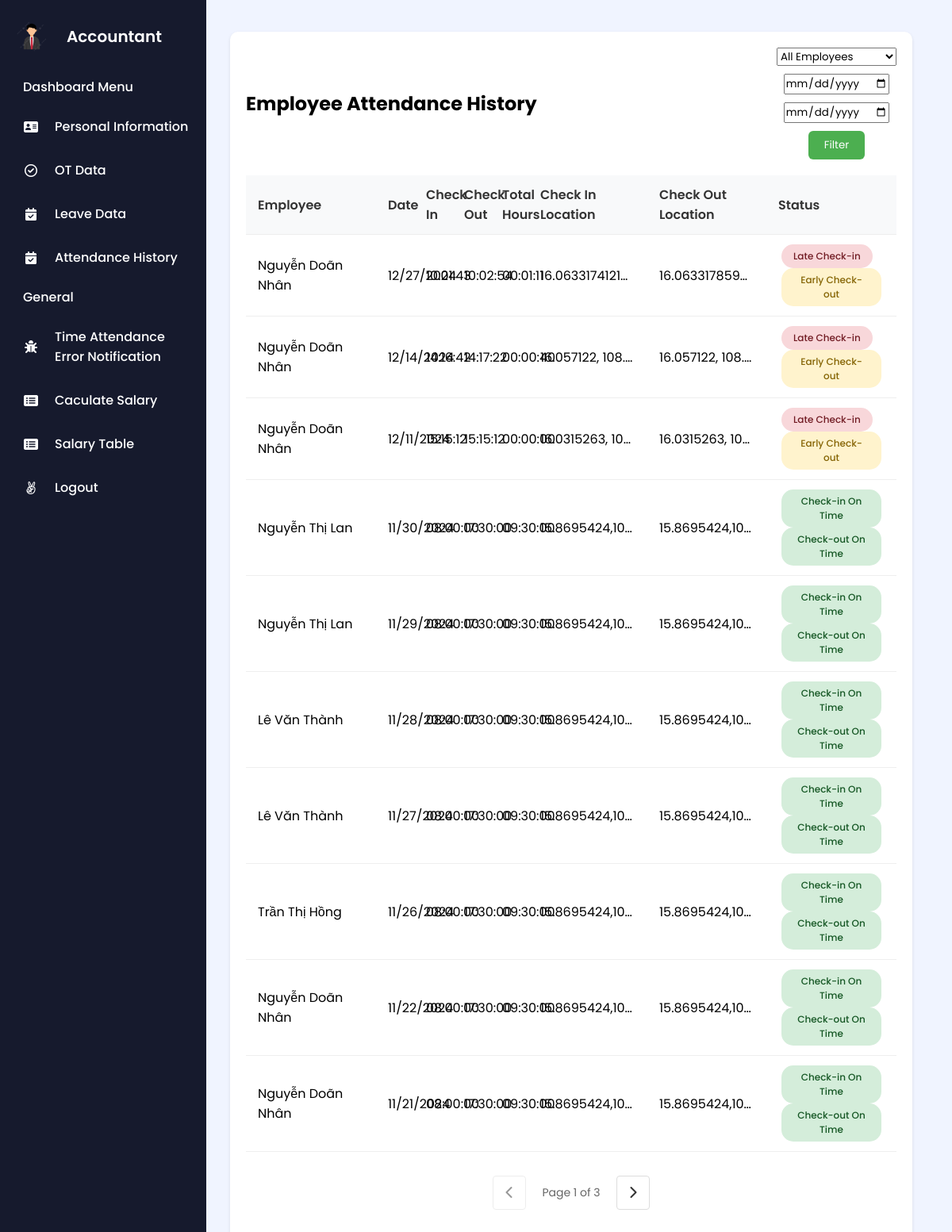
The app's page /index.php?action=viewAttendanceHistory (signed in), older data.
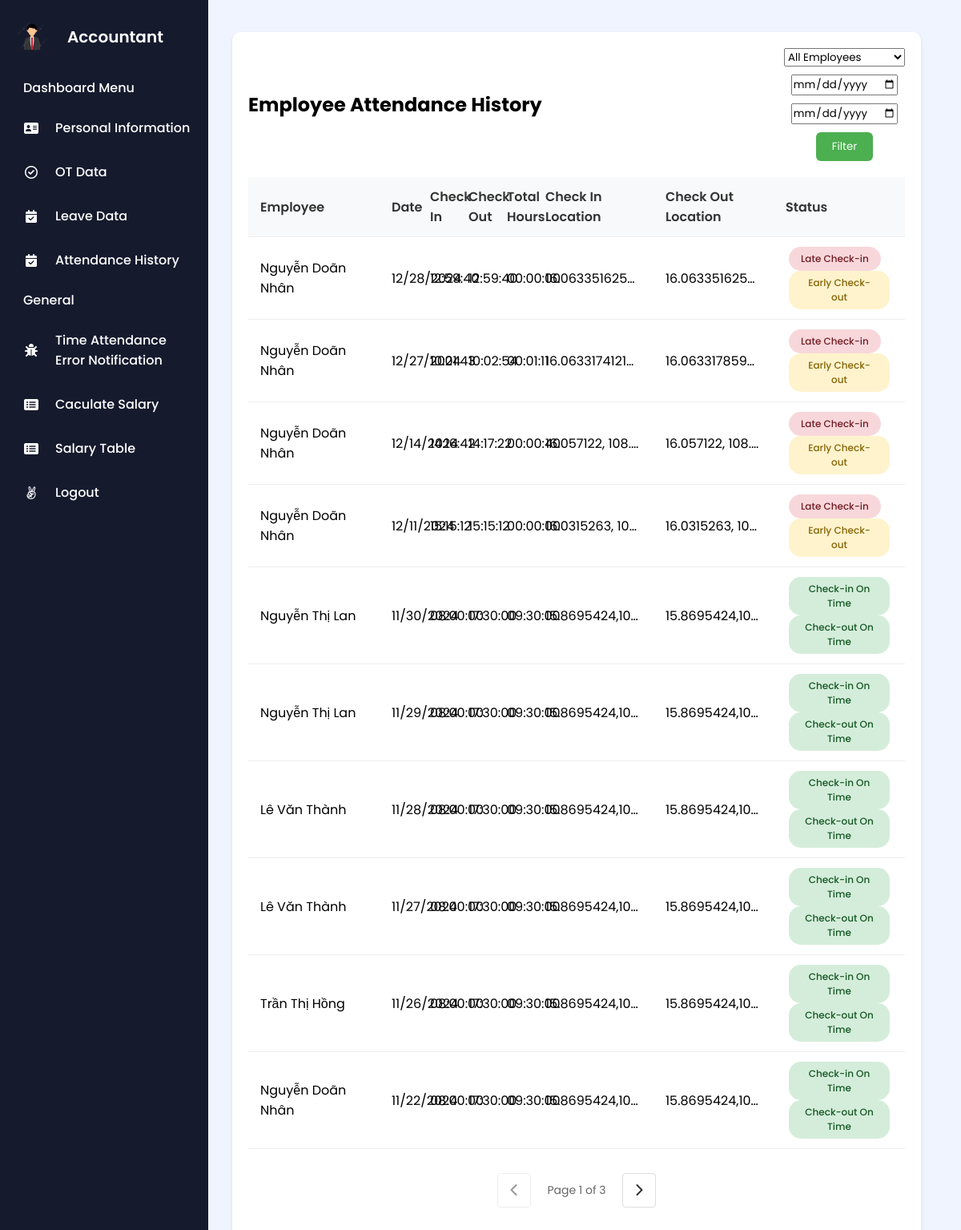
The same page, newer data.
### tables this page shows
CREATE TABLE `checkincheckout` (
  `CheckinCheckoutID` int(11) NOT NULL,
  `CheckinTime` datetime DEFAULT NULL,
  `CheckoutTime` datetime DEFAULT NULL,
  `EmployeeID` int(11) DEFAULT NULL,
  `GPSLocation` varchar(255) NOT NULL,
  `CheckoutLocation` varchar(255) DEFAULT NULL
);

CREATE TABLE `employee` (
  `EmployeeID` int(11) NOT NULL,
  `Username` varchar(50) NOT NULL,
  `Password` varchar(100) NOT NULL,
  `FirstName` varchar(50) DEFAULT NULL,
  `LastName` varchar(50) DEFAULT NULL,
  `DateOfBirth` date DEFAULT NULL,
  `Gender` enum('male','female','other') DEFAULT NULL,
  `IdentityNumber` varchar(20) DEFAULT NULL,
  `IdentityIssuedDate` date DEFAULT NULL,
  `IdentityIssuedPlace` varchar(100) DEFAULT NULL,
  `Email` varchar(100) DEFAULT NULL,
  `PhoneNumber` varchar(20) DEFAULT NULL,
  `MaritalStatus` enum('Có gia đình','Độc thân') DEFAULT NULL,
  `Hometown` varchar(100) DEFAULT NULL,
  `PlaceOfBirth` varchar(100) DEFAULT NULL,
  `Nationality` varchar(50) DEFAULT NULL,
  `Role` enum('giam doc','nhan vien','ke toan','admin') DEFAULT NULL,
  `BaseSalary` decimal(15,2) NOT NULL DEFAULT 0.00
);

### controllers/ViewListDataEmployeeController.php (called while the page is built, shortened)
<?php
require_once 'models/ViewListDataEmployeeModel.php';
class ViewListDataEmployeeController {
    private $ViewListData;
    public function __construct($db) {
        $this->ViewListData = new ViewListDataEmployeeModel($db);
    }
    public function viewAttendanceHistory() {
        $selectedEmployee = isset($_GET['employee_id']) && !empty($_GET['employee_id'])
            ? (int)$_GET['employee_id']
            : null;
        $startDate = isset($_GET['start_date']) && !empty($_GET['start_date'])
            ? date('d-m-Y', strtotime($_GET['start_date']))
            : '';
        $endDate = isset($_GET['end_date']) && !empty($_GET['end_date'])
            ? date('d-m-Y', strtotime($_GET['end_date']))
            : '';
        $page = isset($_GET['page']) ? (int)$_GET['page'] : 1;
        $itemsPerPage = 10;
        $offset = ($page - 1) * $itemsPerPage;
        $result = $this->ViewListData->getAttendanceHistory(
            $selectedEmployee,
            $startDate,
            $endDate,
            $itemsPerPage,
            $offset
        );
        $attendanceData = $result['data'];
        $totalRecords = $result['total'];
        $totalPages = ceil($totalRecords / $itemsPerPage);
        require 'views/ViewAttendanceHistory.php';
    }
}
?>

### models/ViewListDataEmployeeModel.php (called while the page is built, shortened)
<?php
class ViewListDataEmployeeModel {
    protected $pdo;
    public function __construct($pdo) {
        $this->pdo = $pdo;
    }
    public function getAttendanceHistory($employeeId = null, $startDate = null, $endDate = null, $limit = 10, $offset = 0) {
        $query = "SELECT SQL_CALC_FOUND_ROWS cc.*, e.FirstName, e.LastName,
                  TIMEDIFF(CheckoutTime, CheckinTime) AS TotalWorkHours
                  FROM checkincheckout cc
                  JOIN employee e ON cc.EmployeeID = e.EmployeeID
                  WHERE 1=1";
        $query .= " ORDER BY cc.CheckinTime DESC LIMIT :limit OFFSET :offset";
        $stmt = $this->pdo->prepare($query);
        $stmt->bindValue(':limit', (int)$limit, PDO::PARAM_INT);
        $stmt->bindValue(':offset', (int)$offset, PDO::PARAM_INT);
        $stmt->execute();
        $results = $stmt->fetchAll(PDO::FETCH_ASSOC);
        $stmt = $this->pdo->query("SELECT FOUND_ROWS()");
        $totalRecords = $stmt->fetchColumn();
        foreach ($results as &$record) {
            $checkinTime = new DateTime($record['CheckinTime']);
            $workDate = $checkinTime->format('Y-m-d');
            $startTime = new DateTime($workDate . ' 08:00:00');
            if ($checkinTime <= $startTime) {
                $record['CheckinStatus'] = 'On Time';
            } else {
                $record['CheckinStatus'] = 'Late';
            }
            if (!empty($record['CheckoutTime'])) {
                $checkoutTime = new DateTime($record['CheckoutTime']);
                $endTime = new DateTime($workDate . ' 17:30:00');
            } else {
                $record['CheckoutStatus'] = 'N/A';
            }
        }
        return [
            'data' => $results,
            'total' => $totalRecords
        ];
    }
}

### views/ViewAttendanceHistory.php (the view, shortened to what this page needs)
<!DOCTYPE html>
<html lang="en">
<head>
    <link rel="stylesheet" href="https://cdnjs.cloudflare.com/ajax/libs/font-awesome/6.0.0-beta3/css/all.min.css" />
    <link rel="stylesheet" href="assets/css/Employee/ViewAttendanceHistory.css">
</head>
<body>
    <?php include 'views/layouts/sidebar_accountant.php'; ?>
    <div class="main-content">
        <div class="attendance-container">
            <div class="page-header">
                <div class="header-left">
                    <h2>Employee Attendance History</h2>
                </div>
                <div class="header-right">
                    <form method="GET" action="index.php" class="filter-form">
                        <div class="filter-group">
                            <select name="employee_id" class="form-select">
                                <option value="">All Employees</option>
                            </select>
                            <input type="date" name="start_date" value="<?= htmlspecialchars($startDate) ?>" class="form-control">
                            <input type="date" name="end_date" value="<?= htmlspecialchars($endDate) ?>" class="form-control">
                            <button type="submit" class="filter-button">Filter</button>
                        </div>
                    </form>
                </div>
            </div>
            <div class="records-table">
                <table id="attendanceTable">
                    <thead>
                        <tr>
                            <th>Employee</th>
                            <th>Date</th>
                            <th>Check In</th>
                            <th>Check Out</th>
                            <th>Total Hours</th>
                            <th>Check In Location</th>
                            <th>Check Out Location</th>
                            <th>Status</th>
                        </tr>
                    </thead>
                    <tbody>
                        <?php foreach ($attendanceData as $record): ?>
                            <tr>
                                <td><?= htmlspecialchars($record['FirstName'] . ' ' . $record['LastName']) ?></td>
                                <td><?= date('m/d/Y', strtotime($record['CheckinTime'])) ?></td>
                                <td><?= date('H:i:s', strtotime($record['CheckinTime'])) ?></td>
                                <td><?= $record['CheckoutTime'] ? date('H:i:s', strtotime($record['CheckoutTime'])) : 'N/A' ?></td>
                                <td><?= $record['TotalWorkHours'] ?? 'N/A' ?></td>
                                <td><?= htmlspecialchars($record['GPSLocation']) ?></td>
                                <td><?= htmlspecialchars($record['CheckoutLocation'] ?? 'N/A') ?></td>
                                <td>
                                    <?php if (!empty($record['IsAbsent']) && $record['IsAbsent']) : ?>
                                        <span class="status-absent">Absent</span>
                                    <?php else : ?>
                                        <?php
                                            if ($record['CheckinStatus'] === 'On Time') {
                                                echo '<span class="badge badge-success">Check-in On Time</span>';
                                            } else {
                                                echo '<span class="badge badge-danger">Late Check-in</span>';
                                            }
                                            if (!empty($record['CheckoutTime'])) {
                                                if ($record['CheckoutStatus'] === 'On Time') {
                                                    echo '<span class="badge badge-success">Check-out On Time</span>';
                                                } else {
                                                    echo '<span class="badge badge-warning">Early Check-out</span>';
                                                }
                                            }
                                        ?>
                                    <?php endif; ?>
                                </td>
                            </tr>
                        <?php endforeach; ?>
                    </tbody>
                </table>
            </div>
            <div class="nav-arrows">
                <?php if ($totalPages > 1): ?>
                    <a href="?action=viewAttendanceHistory&page=<?= max(1, $page-1) ?>&employee_id=<?= $selectedEmployee ?>&start_date=<?= $startDate ?>&end_date=<?= $endDate ?>"
                       class="nav-arrow <?= $page <= 1 ? 'disabled' : '' ?>">
                        <i class="fas fa-chevron-left"></i>
                    </a>
                    <span class="page-info">Page <?= $page ?> of <?= $totalPages ?></span>
                    <a href="?action=viewAttendanceHistory&page=<?= min($totalPages, $page+1) ?>&employee_id=<?= $selectedEmployee ?>&start_date=<?= $startDate ?>&end_date=<?= $endDate ?>"
                       class="nav-arrow <?= $page >= $totalPages ? 'disabled' : '' ?>">
                        <i class="fas fa-chevron-right"></i>
                    </a>
                <?php endif; ?>
            </div>
        </div>
    </div>
</body>
</html>

### index.php (shortened to what this page needs)
<?php
require_once 'controllers/EmployeeController.php';
require_once 'controllers/ViewListDataEmployeeController.php';
require_once 'config.php';
$action = isset($_GET['action']) ? $_GET['action'] : 'login';
switch ($action) {
    case 'viewAttendanceHistory':
        $controller = new ViewListDataEmployeeController($pdo);
        $controller->viewAttendanceHistory();
        break;
}
?>

### views/layouts/sidebar_accountant.php (shortened to what this page needs)
<!DOCTYPE html>
<html lang="en">
<head>
    <link rel="stylesheet" href="assets/css/sidebar_accountant.css" />
    <link
      rel="stylesheet"
      href="https://cdnjs.cloudflare.com/ajax/libs/font-awesome/6.0.0-beta3/css/all.min.css"
    />
</head>
<body>
<aside class="sidebar">
      <div class="sidebar-header">
        <img src="/Mangager_Human/Mangager_Human/images/avatar.png" alt="logo" />
        <h2>Accountant</h2>
      </div>
      <ul class="sidebar-links">
        <h4>
          <span>Dashboard Menu</span>
        </h4>
        <li>
          <a href="index.php?action=profile">
            <i class="fas fa-address-card"> </i> Personal Information<br />
          </a
          >
        </li>
        <li>
          <a href="index.php?action=viewApprovedOTRequests"
            ><i class="far fa-check-circle"></i>OT Data</a
          >
        </li>
        <li>
          <a href="index.php?action=viewApprovedLeaveRequests">
            <i class="fas fa-calendar-check"></i>Leave Data</a
          >
        </li>
        <li>
          <a href="index.php?action=viewAttendanceHistory">
            <i class="fas fa-calendar-check"></i>Attendance History</a
          >
        </li>
        <h4>
          <span>General</span>
        </h4>
        <li>
        <a href="index.php?action=manageErrorReports">
            <i class="fas fa-bug"></i>Time Attendance <br />Error Notification</a>
        </li>
        <li>
          <a href="index.php?action=payroll">
              <i class="fas fa-rectangle-list"></i>Caculate Salary</a>
        </li>
        <li>
          <a href="index.php?action=salary_detail">
              <i class="fas fa-rectangle-list"></i>Salary Table</a>
        </li>
        <li>
          <a href="index.php?action=logout"> <i class="fab fa-angellist"></i>Logout </a>
        </li>
      </ul>
    </aside>
</body>
</html>

### assets/css/Employee/ViewAttendanceHistory.css (style rules this page uses)
.main-content { margin-left: 260px; padding: 20px; min-height: 100vh; background: #f0f4ff; }
.attendance-container { background: white; border-radius: 10px; padding: 20px; box-shadow: 0 2px 4px rgba(0, 0, 0, 0.1); margin: 20px 10px; width: calc(100% - 40px); }
.filter-group { display: flex; align-items: center; gap: 15px; }
.records-table { overflow-x: auto; margin-top: 20px; }
#attendanceTable { width: 100%; border-collapse: separate; border-spacing: 0; background: white; border-radius: 8px; table-layout: fixed; }
#attendanceTable th, #attendanceTable td { padding: 12px 15px; text-align: left; border-bottom: 1px solid #eee; }
#attendanceTable th { background: #f8f9fa; font-weight: 600; color: #333; }
.badge { display: inline-block; padding: 6px 15px; border-radius: 15px; font-size: 12px; font-weight: 500; margin: 0 4px; min-width: 110px; text-align: center; }
.badge-warning { background: #fff3cd; color: #856404; }
.badge-success { background: #d4edda; color: #155724; }
.badge-danger { background: #f8d7da; color: #721c24; }
@media (max-width: 1200px) { .filter-group { flex-direction: column; gap: 10px; } }
.page-header { display: flex; justify-content: space-between; align-items: center; margin-bottom: 20px; }
.header-left { display: flex; align-items: center; gap: 20px; }
.header-right { display: flex; align-items: center; gap: 15px; }
.nav-arrows { display: flex; gap: 10px; margin: 20px 0; }
.nav-arrow { padding: 8px 15px; background: #fff; border: 1px solid #ddd; border-radius: 4px; cursor: pointer; transition: all 0.3s; }
.filter-form { display: flex; gap: 10px; align-items: center; }
.filter-group { display: flex; gap: 10px; align-items: center; }
.filter-button { padding: 8px 20px; background: #4CAF50; color: white; border: none; border-radius: 6px; cursor: pointer; }
.nav-arrows { display: flex; justify-content: center; align-items: center; gap: 20px; margin-top: 20px; padding: 10px; }
.nav-arrow { padding: 8px 15px; background: #fff; border: 1px solid #ddd; border-radius: 4px; cursor: pointer; text-decoration: none; color: #333; }
.nav-arrow.disabled { opacity: 0.5; cursor: not-allowed; }
.page-info { font-size: 14px; color: #666; }
#attendanceTable th:first-child, #attendanceTable td:first-child { width: 20%; }
#attendanceTable th:last-child, #attendanceTable td:last-child { width: 20%; }
#attendanceTable td:nth-child(6), #attendanceTable td:nth-child(7) { max-width: 150px; overflow: hidden; text-overflow: ellipsis; white-space: nowrap; }
#attendanceTable td:nth-child(6), #attendanceTable td:nth-child(7) { position: relative; cursor: pointer; }
#attendanceTable th:nth-child(6), #attendanceTable td:nth-child(6), #attendanceTable th:nth-child(7), #attendanceTable td:nth-child(7) { width: 150px; }

### assets/css/sidebar_accountant.css (style rules this page uses)
* { margin: 0; padding: 0; box-sizing: border-box; font-family: "Poppins", sans-serif; }
body { min-height: 100vh; background: #f0f4ff; font-family: Arial, sans-serif; margin: 0; padding: 0; background-color: #f5f5f5; }
.sidebar { position: fixed; top: 0; left: 0; height: 100%; width: 80px; display: flex; overflow-x: hidden; flex-direction: column; background: #161a2d; padding: 25px 19px; transition: all 0.4s ease; }
.sidebar .sidebar-header { display: flex; align-items: center; }
.sidebar .sidebar-header img { width: 42px; border-radius: 50%; }
.sidebar .sidebar-header h2 { color: #fff; font-size: 1.25rem; font-weight: 600; white-space: nowrap; margin-left: 23px; }
.sidebar-links h4 { color: #fff; font-weight: 500; white-space: nowrap; margin: 10px 0; padding-left: 10px; position: relative; }
.sidebar-links h4 span { opacity: 0; }
.sidebar-links { list-style: none; margin-top: 20px; height: 80%; overflow-y: auto; scrollbar-width: none; }
.sidebar-links li { width: 100%; padding: 0; }
.sidebar-links li a { display: flex; align-items: center; width: 100%; gap: 20px; color: #fff; font-weight: 500; white-space: nowrap; padding: 15px 10px; text-decoration: none; transition: 0.2s ease; }
.sidebar-links li a i { min-width: 20px; text-align: center; }

Row changes from the older to the newer data that the page shows:
no longer on this page (row unchanged): checkincheckout: employee.FirstName+LastName "Nguyễn Doãn Nhân", CheckinTime "11/21/2024", CheckinTime "08:00:00", CheckoutTime "17:30:00", TotalWorkHours "09:30:00", GPSLocation "15.8695424,10…", CheckoutLocation "15.8695424,10…", shows "Check-in On Time", shows "Check-out On Time"
added checkincheckout: employee.FirstName+LastName "Nguyễn Doãn Nhân", CheckinTime "12/28/2024", CheckinTime "12:59:40", CheckoutTime "12:59:40", TotalWorkHours "00:00:00", GPSLocation "16.063351625…", CheckoutLocation "16.063351625…", shows "Late Check-in", shows "Early Check-out"
